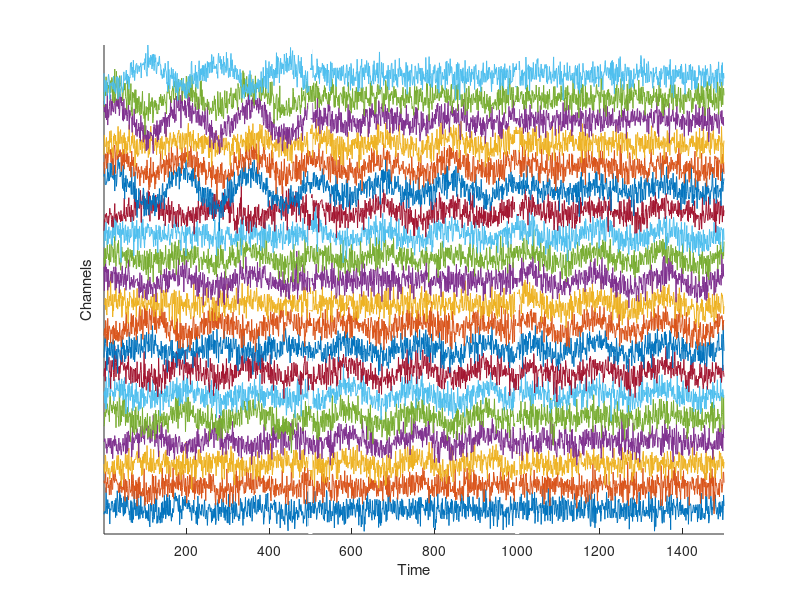
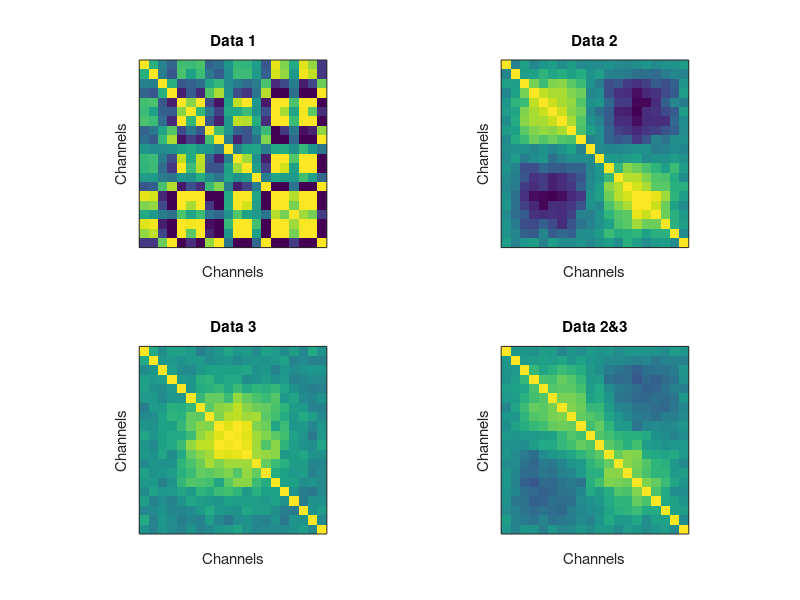
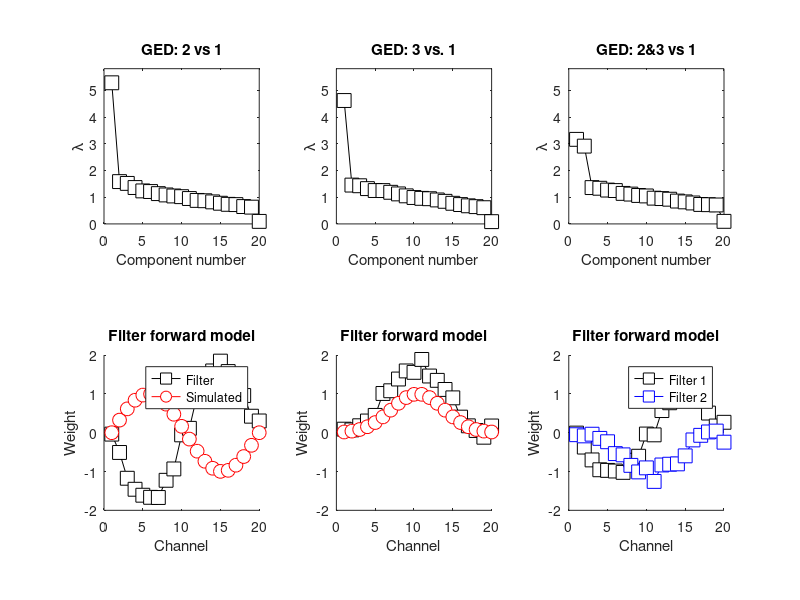

Write MATLAB code to recreate these figures, in order.
%% Source separation with GED
% GED with nonstationary covariances
%% Simulate Data with Covariance Structure
% Simulation parameters
N = 500; % time points per covariance matrix
M =  20; % channels

% Time vector (radian units)
t = linspace(0,6*pi,N);

% Relationship across channels (imposing covariance)
chanrel1 = randn(M,1);
chanrel2 = sin(linspace(0,2*pi,M))';
chanrel3 = exp( -linspace(-2,2,M).^2 )';

% All parts of data
data1 = bsxfun(@times,repmat( sin(t+rand*2*pi),M,1 ),chanrel1) + randn(M,N);
data2 = bsxfun(@times,repmat( sin(t+rand*2*pi),M,1 ),chanrel2) + randn(M,N);
data3 = bsxfun(@times,repmat( sin(t+rand*2*pi),M,1 ),chanrel3) + randn(M,N);

% Show the data
figure(1), clf, hold on
plot(bsxfun(@plus,[data1 data2 data3]',(1:M)*3))
axis tight
plot(repmat([N 2*N],2,1),repmat(get(gca,'ylim')',1,2),'w--','linew',3)
set(gca,'ytick',[])
xlabel('Time') ,ylabel('Channels')

%% Covariance Matrices of the Three Windows
% Covariances in a loop with eval
for i=1:3
    eval([ 'tmpdat = bsxfun(@minus,data' num2str(i) ',mean(data' num2str(i) ',2)); ' ]);
    eval([ 'covm' num2str(i) '  = tmpdat*tmpdat'' / (N-1);' ]);
end

% Covariance of the 2nd and 3rd data chunks
tmpdat = [data2 data3];
tmpdat = bsxfun(@minus,tmpdat,mean(tmpdat,2));
covm23 = tmpdat*tmpdat'/(2*N-1);

% Plot the covariance matrices
clim = [-1 1]*.5;
figure(2), clf
for i=1:4
    subplot(2,2,i)
    
    if i<4
        eval([ 'imagesc(covm' num2str(i) ')' ])
        title([ 'Data ' num2str(i) ])
    else
        imagesc(covm23)
        title('Data 2&3')
    end
    axis square
    set(gca,'clim',clim,'xtick',[],'ytick',[])
    xlabel('Channels'), ylabel('Channels')
end

%% GED Relative to the First Time Window
[V2,D2]   = eig( covm2,covm1 );
[D2,sidx] = sort( diag(D2),'descend' );
V2 = V2(:,sidx);

[V3,D3]   = eig( covm3,covm1 );
[D3,sidx] = sort( diag(D3),'descend' );
V3 = V3(:,sidx);

[V23,D23]  = eig( covm23,covm1 );
[D23,sidx] = sort( diag(D23),'descend' );
V23 = V23(:,sidx);

%% Plot the Filter Forward Models
%%% Axis limits to make plots comparable
% maximum of all eigenvalues for plotting
maxy = max([ D2;D3;D23 ])*1.1;
ylim = [-1 1]*2;

figure(3), clf

%%% Period 2 vs. baseline
subplot(231)
plot(D2,'ks-','markerfacecolor','w','markersize',10)
xlabel('Component number'), ylabel('\lambda')
set(gca,'ylim',[0 maxy])
axis square
title('GED: 2 vs 1')

subplot(234), hold on
plot(V2(:,1)'*covm2,'ks-','markerfacecolor','w','markersize',10)
plot(chanrel2,'ro-','markerfacecolor','w','markersize',10)
axis square, title('Filter forward model')
set(gca,'ylim',ylim)
xlabel('Channel'), ylabel('Weight')
legend({'Filter';'Simulated'})

%%% Period 3 vs. baseline
subplot(232)
plot(D3,'ks-','markerfacecolor','w','markersize',10)
xlabel('Component number'), ylabel('\lambda')
set(gca,'ylim',[0 maxy])
axis square
title('GED: 3 vs. 1')

subplot(235), hold on
plot(V3(:,1)'*covm3,'ks-','markerfacecolor','w','markersize',10)
plot(chanrel3,'ro-','markerfacecolor','w','markersize',10)
set(gca,'ylim',ylim)
xlabel('Channel'), ylabel('Weight')
axis square, title('Filter forward model')

%%% Periods 2&3 vs. baseline
subplot(233)
plot(D23,'ks-','markerfacecolor','w','markersize',10)
xlabel('Component number'), ylabel('\lambda')
set(gca,'ylim',[0 maxy])
axis square
title('GED: 2&3 vs 1')

subplot(236), hold on
plot(V23(:,1)'*covm23,'ks-','markerfacecolor','w','markersize',10)
plot(V23(:,2)'*covm23,'bs-','markerfacecolor','w','markersize',10)
xlabel('Channel'), ylabel('Weight')
set(gca,'ylim',ylim)
legend({'Filter 1';'Filter 2'})
axis square, title('Filter forward model')

%% end.